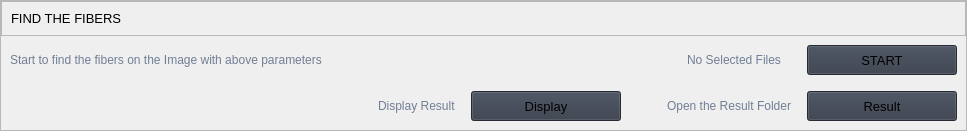
                   <widget class="QFrame" name="row_3">
                    <property name="sizePolicy">
                     <sizepolicy hsizetype="Preferred" vsizetype="Fixed">
                      <horstretch>0</horstretch>
                      <verstretch>0</verstretch>
                     </sizepolicy>
                    </property>
                    <property name="frameShape">
                     <enum>QFrame::StyledPanel</enum>
                    </property>
                    <property name="frameShadow">
                     <enum>QFrame::Raised</enum>
                    </property>
                    <layout class="QVBoxLayout" name="verticalLayout_21">
                     <property name="spacing">
                      <number>0</number>
                     </property>
                     <property name="leftMargin">
                      <number>0</number>
                     </property>
                     <property name="topMargin">
                      <number>0</number>
                     </property>
                     <property name="rightMargin">
                      <number>0</number>
                     </property>
                     <property name="bottomMargin">
                      <number>0</number>
                     </property>
                     <item>
                      <widget class="QFrame" name="frame_div_content_2">
                       <property name="minimumSize">
                        <size>
                         <width>0</width>
                         <height>0</height>
                        </size>
                       </property>
                       <property name="maximumSize">
                        <size>
                         <width>16777215</width>
                         <height>160</height>
                        </size>
                       </property>
                       <property name="frameShape">
                        <enum>QFrame::NoFrame</enum>
                       </property>
                       <property name="frameShadow">
                        <enum>QFrame::Raised</enum>
                       </property>
                       <layout class="QVBoxLayout" name="verticalLayout_22">
                        <property name="spacing">
                         <number>0</number>
                        </property>
                        <property name="leftMargin">
                         <number>0</number>
                        </property>
                        <property name="topMargin">
                         <number>0</number>
                        </property>
                        <property name="rightMargin">
                         <number>0</number>
                        </property>
                        <property name="bottomMargin">
                         <number>0</number>
                        </property>
                        <item>
                         <widget class="QFrame" name="frame_title_wid_3">
                          <property name="maximumSize">
                           <size>
                            <width>16777215</width>
                            <height>35</height>
                           </size>
                          </property>
                          <property name="frameShape">
                           <enum>QFrame::StyledPanel</enum>
                          </property>
                          <property name="frameShadow">
                           <enum>QFrame::Raised</enum>
                          </property>
                          <layout class="QVBoxLayout" name="verticalLayout_23">
                           <item>
                            <widget class="QLabel" name="label_find_fiber">
                             <property name="font">
                              <font>
                               <family>Segoe UI</family>
                               <pointsize>10</pointsize>
                               <weight>50</weight>
                               <italic>false</italic>
                               <bold>false</bold>
                              </font>
                             </property>
                             <property name="styleSheet">
                              <string notr="true"/>
                             </property>
                             <property name="text">
                              <string>FIND THE FIBERS</string>
                             </property>
                            </widget>
                           </item>
                          </layout>
                         </widget>
                        </item>
                        <item>
                         <widget class="QFrame" name="frame_content_wid_3">
                          <property name="sizePolicy">
                           <sizepolicy hsizetype="Preferred" vsizetype="Fixed">
                            <horstretch>0</horstretch>
                            <verstretch>0</verstretch>
                           </sizepolicy>
                          </property>
                          <property name="minimumSize">
                           <size>
                            <width>0</width>
                            <height>70</height>
                           </size>
                          </property>
                          <property name="frameShape">
                           <enum>QFrame::NoFrame</enum>
                          </property>
                          <property name="frameShadow">
                           <enum>QFrame::Raised</enum>
                          </property>
                          <layout class="QVBoxLayout" name="verticalLayout_5">
                           <item>
                            <layout class="QGridLayout" name="gridLayout_3">
                             <item row="2" column="6">
                              <spacer name="horizontalSpacer_4">
                               <property name="orientation">
                                <enum>Qt::Horizontal</enum>
                               </property>
                               <property name="sizeHint" stdset="0">
                                <size>
                                 <width>40</width>
                                 <height>20</height>
                                </size>
                               </property>
                              </spacer>
                             </item>
                             <item row="2" column="7">
                              <widget class="QLabel" name="label_result">
                               <property name="styleSheet">
                                <string notr="true">color: rgb(113, 126, 149);</string>
                               </property>
                               <property name="lineWidth">
                                <number>1</number>
                               </property>
                               <property name="text">
                                <string>Open the Result Folder   </string>
                               </property>
                               <property name="alignment">
                                <set>Qt::AlignRight|Qt::AlignTrailing|Qt::AlignVCenter</set>
                               </property>
                              </widget>
                             </item>
                             <item row="0" column="8">
                              <widget class="QPushButton" name="btn_start">
                               <property name="minimumSize">
                                <size>
                                 <width>150</width>
                                 <height>30</height>
                                </size>
                               </property>
                               <property name="font">
                                <font>
                                 <family>Segoe UI</family>
                                 <pointsize>10</pointsize>
                                 <weight>50</weight>
                                 <italic>false</italic>
                                 <bold>false</bold>
                                </font>
                               </property>
                               <property name="cursor">
                                <cursorShape>PointingHandCursor</cursorShape>
                               </property>
                               <property name="styleSheet">
                                <string notr="true">background-color: rgb(52, 59, 72);</string>
                               </property>
                               <property name="text">
                                <string>START</string>
                               </property>
                               <property name="icon">
                                <iconset resource="resources.qrc">
                                 <normaloff>:/icons/icons/cil-media-play.png</normaloff>:/icons/icons/cil-media-play.png</iconset>
                               </property>
                              </widget>
                             </item>
                             <item row="1" column="3">
                              <spacer name="horizontalSpacer_2">
                               <property name="orientation">
                                <enum>Qt::Horizontal</enum>
                               </property>
                               <property name="sizeHint" stdset="0">
                                <size>
                                 <width>40</width>
                                 <height>10</height>
                                </size>
                               </property>
                              </spacer>
                             </item>
                             <item row="2" column="0">
                              <spacer name="horizontalSpacer_3">
                               <property name="orientation">
                                <enum>Qt::Horizontal</enum>
                               </property>
                               <property name="sizeHint" stdset="0">
                                <size>
                                 <width>40</width>
                                 <height>20</height>
                                </size>
                               </property>
                              </spacer>
                             </item>
                             <item row="2" column="3">
                              <spacer name="horizontalSpacer">
                               <property name="orientation">
                                <enum>Qt::Horizontal</enum>
                               </property>
                               <property name="sizeHint" stdset="0">
                                <size>
                                 <width>40</width>
                                 <height>20</height>
                                </size>
                               </property>
                              </spacer>
                             </item>
                             <item row="2" column="8">
                              <widget class="QPushButton" name="btn_result">
                               <property name="minimumSize">
                                <size>
                                 <width>150</width>
                                 <height>30</height>
                                </size>
                               </property>
                               <property name="font">
                                <font>
                                 <family>Segoe UI</family>
                                 <pointsize>10</pointsize>
                                 <weight>50</weight>
                                 <italic>false</italic>
                                 <bold>false</bold>
                                </font>
                               </property>
                               <property name="cursor">
                                <cursorShape>PointingHandCursor</cursorShape>
                               </property>
                               <property name="styleSheet">
                                <string notr="true">background-color: rgb(52, 59, 72);</string>
                               </property>
                               <property name="text">
                                <string>Result</string>
                               </property>
                               <property name="icon">
                                <iconset resource="resources.qrc">
                                 <normaloff>:/icons/icons/cil-folder-open.png</normaloff>:/icons/icons/cil-folder-open.png</iconset>
                               </property>
                              </widget>
                             </item>
                             <item row="2" column="5">
                              <widget class="QPushButton" name="btn_display_image">
                               <property name="minimumSize">
                                <size>
                                 <width>150</width>
                                 <height>30</height>
                                </size>
                               </property>
                               <property name="font">
                                <font>
                                 <family>Segoe UI</family>
                                 <pointsize>10</pointsize>
                                 <weight>50</weight>
                                 <italic>false</italic>
                                 <bold>false</bold>
                                </font>
                               </property>
                               <property name="cursor">
                                <cursorShape>PointingHandCursor</cursorShape>
                               </property>
                               <property name="styleSheet">
                                <string notr="true">background-color: rgb(52, 59, 72);</string>
                               </property>
                               <property name="text">
                                <string>Display</string>
                               </property>
                               <property name="icon">
                                <iconset resource="resources.qrc">
                                 <normaloff>:/icons/icons/cil-browser.png</normaloff>:/icons/icons/cil-browser.png</iconset>
                               </property>
                              </widget>
                             </item>
                             <item row="2" column="4">
                              <widget class="QLabel" name="label_result_2">
                               <property name="styleSheet">
                                <string notr="true">color: rgb(113, 126, 149);</string>
                               </property>
                               <property name="lineWidth">
                                <number>1</number>
                               </property>
                               <property name="text">
                                <string>Display Result   </string>
                               </property>
                               <property name="alignment">
                                <set>Qt::AlignLeading|Qt::AlignLeft|Qt::AlignVCenter</set>
                               </property>
                              </widget>
                             </item>
                             <item row="0" column="0">
                              <widget class="QLabel" name="label_start">
                               <property name="styleSheet">
                                <string notr="true">color: rgb(113, 126, 149);</string>
                               </property>
                               <property name="lineWidth">
                                <number>1</number>
                               </property>
                               <property name="text">
                                <string>Start to find the fibers on the Image with above parameters   </string>
                               </property>
                               <property name="alignment">
                                <set>Qt::AlignLeading|Qt::AlignLeft|Qt::AlignVCenter</set>
                               </property>
                              </widget>
                             </item>
                             <item row="0" column="7">
                              <widget class="QLabel" name="label_state">
                               <property name="styleSheet">
                                <string notr="true">color: rgb(113, 126, 149);</string>
                               </property>
                               <property name="lineWidth">
                                <number>1</number>
                               </property>
                               <property name="text">
                                <string>No Selected Files</string>
                               </property>
                               <property name="alignment">
                                <set>Qt::AlignCenter</set>
                               </property>
                              </widget>
                             </item>
                            </layout>
                           </item>
                          </layout>
                         </widget>
                        </item>
                       </layout>
                      </widget>
                     </item>
                    </layout>
                   </widget>
